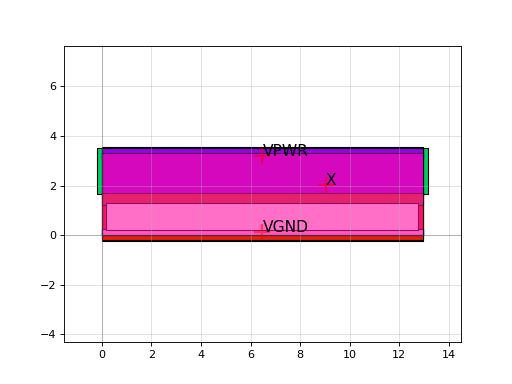

The Python source for this figure:
import sky130

c = sky130.components.sky130_fd_sc_hs__bufbuf_16()
c.plot()
